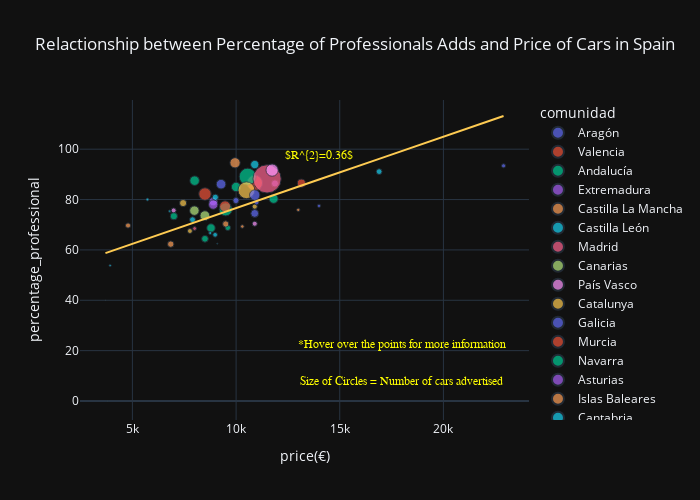

The code cell stored with this chart in its notebook:
### Code cell
import plotly.express as px
fig = px.scatter(df_map_pairs, 
                 title="Relactionship between Percentage of Professionals Adds and Price of Cars in Spain",
                 x="price(€)", 
                 y="percentage_professional", 
                 size="number_cars",
                 hover_name="region",
                hover_data=["price(€)", "km", "years_old", "horse_power", "adds_per_1000_people"],
                color="comunidad",
                template="plotly_dark", 
                width=700, height=500)
fig.add_trace(go.Scatter(x=[18000, 18000,14000], y=[20, 5, 95], 
                         mode="text", 
                         text=["*Hover over the points for more information",
                               "Size of Circles = Number of cars advertised",
                              "$R^{2}=0.36$"],
                        textposition="top center",
                        textfont=dict(family="arial", size=12,color="yellow")))
help_fig = px.scatter(df_map_pairs, x="price(€)", y="percentage_professional", trendline="ols")
x_trend = help_fig["data"][1]['x']
y_trend = help_fig["data"][1]['y']
fig.add_trace(go.Line(x=x_trend, y=y_trend))

fig.show()
# help_fig.show()

### Figure 1 — Plotly figure (JSON) as saved in the notebook; plotly's stock layout.template omitted (floating-point values rounded to 4 significant figures)
{"data": [{"customdata": [[22900, 36000, 3, 150, 1.1], [14000, 59804, 5, 130, 0.5], [9276, 102100.0, 7, 120, 0.9]], "hovertemplate": "<b>%{hovertext}</b><br><br>comunidad=Aragón<br>price(€)=%{customdata[0]}<br>percentage_professional=%{y}<br>number_cars=%{marker.size}<br>km=%{customdata[1]}<br>years_old=%{customdata[2]}<br>horse_power=%{customdata[3]}<br>adds_per_1000_people=%{customdata[4]}<extra></extra>", "hovertext": ["Teruel", "Huesca", "Zaragoza"], "legendgroup": "Aragón", "marker": {"color": "#636efa", "size": [166, 111, 904], "sizemode": "area", "sizeref": 19.53, "symbol": "circle"}, "mode": "markers", "name": "Aragón", "orientation": "v", "showlegend": true, "type": "scatter", "x": [22900, 14000, 9276], "xaxis": "x", "y": [93.4, 77.5, 86.1], "yaxis": "y"}, {"customdata": [[13150, 61000, 4, 125.5, 1.1], [10900, 90000, 5, 120, 0.9], [8500, 123000, 9, 125, 0.8]], "hovertemplate": "<b>%{hovertext}</b><br><br>comunidad=Valencia<br>price(€)=%{customdata[0]}<br>percentage_professional=%{y}<br>number_cars=%{marker.size}<br>km=%{customdata[1]}<br>years_old=%{customdata[2]}<br>horse_power=%{customdata[3]}<br>adds_per_1000_people=%{customdata[4]}<extra></extra>", "hovertext": ["Castellon", "Valencia", "Alicante"], "legendgroup": "Valencia", "marker": {"color": "#EF553B", "size": [646, 2387, 1517], "sizemode": "area", "sizeref": 19.53, "symbol": "circle"}, "mode": "markers", "name": "Valencia", "orientation": "v", "showlegend": true, "type": "scatter", "x": [13150, 10900, 8500], "xaxis": "x", "y": [86.5, 86.6, 82.2], "yaxis": "y"}, {"customdata": [[11809, 93061, 4, 120, 0.7], [10560, 100000, 5, 120, 1.5], [9500, 109990, 6, 122, 1], [10000, 110000, 6, 120, 1.1], [9600, 136000, 8, 120, 0.6], [8500, 149000, 9, 130, 0.7], [8790, 125000, 9, 120, 0.8], [7000.0, 145500, 10.5, 120, 0.8]], "hovertemplate": "<b>%{hovertext}</b><br><br>comunidad=Andalucía<br>price(€)=%{customdata[0]}<br>percentage_professional=%{y}<br>number_cars=%{marker.size}<br>km=%{customdata[1]}<br>years_old=%{customdata[2]}<br>horse_power=%{customdata[3]}<br>adds_per_1000_people=%{customdata[4]}<extra></extra>", "hovertext": ["Cadiz", "Sevilla", "Malaga", "Cordoba", "Huelva", "Almeria", "Granada", "Jaen"], "legendgroup": "Andalucía", "marker": {"color": "#00cc96", "size": [807, 2821, 1660, 868, 301, 449, 699, 522], "sizemode": "area", "sizeref": 19.53, "symbol": "circle"}, "mode": "markers", "name": "Andalucía", "orientation": "v", "showlegend": true, "type": "scatter", "x": [11809, 10560, 9500, 10000, 9600, 8500, 8790, 7000.0], "xaxis": "x", "y": [80.3, 89.1, 76.1, 85, 68.8, 64.4, 68.7, 73.4], "yaxis": "y"}, {"customdata": [[11875, 104400.0, 4, 130, 1.2], [8900, 135330, 6, 120, 1]], "hovertemplate": "<b>%{hovertext}</b><br><br>comunidad=Extremadura<br>price(€)=%{customdata[0]}<br>percentage_professional=%{y}<br>number_cars=%{marker.size}<br>km=%{customdata[1]}<br>years_old=%{customdata[2]}<br>horse_power=%{customdata[3]}<br>adds_per_1000_people=%{customdata[4]}<extra></extra>", "hovertext": ["Caceres", "Badajoz"], "legendgroup": "Extremadura", "marker": {"color": "#ab63fa", "size": [492, 693], "sizemode": "area", "sizeref": 19.53, "symbol": "circle"}, "mode": "markers", "name": "Extremadura", "orientation": "v", "showlegend": true, "type": "scatter", "x": [11875, 8900], "xaxis": "x", "y": [86.4, 79.2], "yaxis": "y"}, {"customdata": [[13000, 85500, 4, 130, 0.5], [10300, 76000, 5, 120, 0.5], [9500, 136000, 7, 120, 0.5], [9950, 110594, 8, 130, 2.6], [4790, 182000, 12, 125, 0.5]], "hovertemplate": "<b>%{hovertext}</b><br><br>comunidad=Castilla La Mancha<br>price(€)=%{customdata[0]}<br>percentage_professional=%{y}<br>number_cars=%{marker.size}<br>km=%{customdata[1]}<br>years_old=%{customdata[2]}<br>horse_power=%{customdata[3]}<br>adds_per_1000_people=%{customdata[4]}<extra></extra>", "hovertext": ["Cuenca", "Guadalajara", "Toledo", "Albacete", "Ciudad real"], "legendgroup": "Castilla La Mancha", "marker": {"color": "#FFA15A", "size": [116, 127, 377, 1041, 261], "sizemode": "area", "sizeref": 19.53, "symbol": "circle"}, "mode": "markers", "name": "Castilla La Mancha", "orientation": "v", "showlegend": true, "type": "scatter", "x": [13000, 10300, 9500, 9950, 4790], "xaxis": "x", "y": [75.9, 69.3, 70.3, 94.6, 69.7], "yaxis": "y"}, {"customdata": [[16900, 105300.0, 4.5, 150, 0.9], [10900, 110000, 6, 130, 1.9], [9095, 172500, 8, 120, 0.2], [8750.0, 151500, 9, 140, 0.5], [9000, 134000, 9, 130, 0.7], [8990, 150000, 11, 140, 0.4], [6800, 160000, 11, 140, 0.3], [3925, 151000, 12, 115, 0.3], [5725, 173500, 12, 120, 0.5]], "hovertemplate": "<b>%{hovertext}</b><br><br>comunidad=Castilla León<br>price(€)=%{customdata[0]}<br>percentage_professional=%{y}<br>number_cars=%{marker.size}<br>km=%{customdata[1]}<br>years_old=%{customdata[2]}<br>horse_power=%{customdata[3]}<br>adds_per_1000_people=%{customdata[4]}<extra></extra>", "hovertext": ["Burgos", "Salamanca", "Soria", "Zamora", "Valladolid", "Leon", "Segovia", "Avila", "Palencia"], "legendgroup": "Castilla León", "marker": {"color": "#19d3f3", "size": [326, 669, 16, 90, 371, 215, 57, 52, 80], "sizemode": "area", "sizeref": 19.53, "symbol": "circle"}, "mode": "markers", "name": "Castilla León", "orientation": "v", "showlegend": true, "type": "scatter", "x": [16900, 10900, 9095, 8750.0, 9000, 8990, 6800, 3925, 5725], "xaxis": "x", "y": [91.1, 93.9, 62.5, 66.7, 80.9, 66, 75.4, 53.8, 80], "yaxis": "y"}, {"customdata": [[11495, 107000, 5, 130, 1.2]], "hovertemplate": "<b>%{hovertext}</b><br><br>comunidad=Madrid<br>price(€)=%{customdata[0]}<br>percentage_professional=%{y}<br>number_cars=%{marker.size}<br>km=%{customdata[1]}<br>years_old=%{customdata[2]}<br>horse_power=%{customdata[3]}<br>adds_per_1000_people=%{customdata[4]}<extra></extra>", "hovertext": ["Madrid"], "legendgroup": "Madrid", "marker": {"color": "#FF6692", "size": [7813], "sizemode": "area", "sizeref": 19.53, "symbol": "circle"}, "mode": "markers", "name": "Madrid", "orientation": "v", "showlegend": true, "type": "scatter", "x": [11495], "xaxis": "x", "y": [88.2], "yaxis": "y"}, {"customdata": [[8495, 87820, 5, 115, 0.9], [7990, 84000, 5, 110, 0.8]], "hovertemplate": "<b>%{hovertext}</b><br><br>comunidad=Canarias<br>price(€)=%{customdata[0]}<br>percentage_professional=%{y}<br>number_cars=%{marker.size}<br>km=%{customdata[1]}<br>years_old=%{customdata[2]}<br>horse_power=%{customdata[3]}<br>adds_per_1000_people=%{customdata[4]}<extra></extra>", "hovertext": ["Santa cruz de tenerife", "Las palmas"], "legendgroup": "Canarias", "marker": {"color": "#B6E880", "size": [939, 881], "sizemode": "area", "sizeref": 19.53, "symbol": "circle"}, "mode": "markers", "name": "Canarias", "orientation": "v", "showlegend": true, "type": "scatter", "x": [8495, 7990], "xaxis": "x", "y": [73.6, 75.6], "yaxis": "y"}, {"customdata": [[11740.0, 99670.0, 5, 130, 1.3], [10900, 106000, 6, 125, 0.4], [6990, 140000, 11, 130, 0.8]], "hovertemplate": "<b>%{hovertext}</b><br><br>comunidad=País Vasco<br>price(€)=%{customdata[0]}<br>percentage_professional=%{y}<br>number_cars=%{marker.size}<br>km=%{customdata[1]}<br>years_old=%{customdata[2]}<br>horse_power=%{customdata[3]}<br>adds_per_1000_people=%{customdata[4]}<extra></extra>", "hovertext": ["Vizcaya", "Guipuzcoa", "Alava"], "legendgroup": "País Vasco", "marker": {"color": "#FF97FF", "size": [1490, 247, 243], "sizemode": "area", "sizeref": 19.53, "symbol": "circle"}, "mode": "markers", "name": "País Vasco", "orientation": "v", "showlegend": true, "type": "scatter", "x": [11740.0, 10900, 6990], "xaxis": "x", "y": [91.7, 70.4, 75.7], "yaxis": "y"}, {"customdata": [[10500, 85110.0, 6, 130, 0.5], [10900, 100000, 8, 130, 0.6], [7775, 123000, 10, 124, 0.3], [7445, 104000, 10, 125, 0.6]], "hovertemplate": "<b>%{hovertext}</b><br><br>comunidad=Catalunya<br>price(€)=%{customdata[0]}<br>percentage_professional=%{y}<br>number_cars=%{marker.size}<br>km=%{customdata[1]}<br>years_old=%{customdata[2]}<br>horse_power=%{customdata[3]}<br>adds_per_1000_people=%{customdata[4]}<extra></extra>", "hovertext": ["Barcelona", "Lleida", "Girona", "Tarragona"], "legendgroup": "Catalunya", "marker": {"color": "#FECB52", "size": [2770, 259, 240, 496], "sizemode": "area", "sizeref": 19.53, "symbol": "circle"}, "mode": "markers", "name": "Catalunya", "orientation": "v", "showlegend": true, "type": "scatter", "x": [10500, 10900, 7775, 7445], "xaxis": "x", "y": [83.7, 77.2, 67.5, 78.6], "yaxis": "y"}, {"customdata": [[10900, 128000, 7, 125, 0.9], [10900, 128000, 7, 135, 0.6], [10990, 127000, 7, 130, 0.6], [9994.0, 145800, 10, 130, 1]], "hovertemplate": "<b>%{hovertext}</b><br><br>comunidad=Galicia<br>price(€)=%{customdata[0]}<br>percentage_professional=%{y}<br>number_cars=%{marker.size}<br>km=%{customdata[1]}<br>years_old=%{customdata[2]}<br>horse_power=%{customdata[3]}<br>adds_per_1000_people=%{customdata[4]}<extra></extra>", "hovertext": ["A coruña", "Pontevedra", "Ourense", "Lugo"], "legendgroup": "Galicia", "marker": {"color": "#636efa", "size": [1063, 599, 203, 358], "sizemode": "area", "sizeref": 19.53, "symbol": "circle"}, "mode": "markers", "name": "Galicia", "orientation": "v", "showlegend": true, "type": "scatter", "x": [10900, 10900, 10990, 9994.0], "xaxis": "x", "y": [81.8, 74.5, 78.8, 79.6], "yaxis": "y"}, {"customdata": [[9470, 125000, 7, 120, 0.8]], "hovertemplate": "<b>%{hovertext}</b><br><br>comunidad=Murcia<br>price(€)=%{customdata[0]}<br>percentage_professional=%{y}<br>number_cars=%{marker.size}<br>km=%{customdata[1]}<br>years_old=%{customdata[2]}<br>horse_power=%{customdata[3]}<br>adds_per_1000_people=%{customdata[4]}<extra></extra>", "hovertext": ["Murcia"], "legendgroup": "Murcia", "marker": {"color": "#EF553B", "size": [1192], "sizemode": "area", "sizeref": 19.53, "symbol": "circle"}, "mode": "markers", "name": "Murcia", "orientation": "v", "showlegend": true, "type": "scatter", "x": [9470], "xaxis": "x", "y": [77.3], "yaxis": "y"}, {"customdata": [[8000, 122900, 9, 120, 1.4]], "hovertemplate": "<b>%{hovertext}</b><br><br>comunidad=Navarra<br>price(€)=%{customdata[0]}<br>percentage_professional=%{y}<br>number_cars=%{marker.size}<br>km=%{customdata[1]}<br>years_old=%{customdata[2]}<br>horse_power=%{customdata[3]}<br>adds_per_1000_people=%{customdata[4]}<extra></extra>", "hovertext": ["Navarra"], "legendgroup": "Navarra", "marker": {"color": "#00cc96", "size": [886], "sizemode": "area", "sizeref": 19.53, "symbol": "circle"}, "mode": "markers", "name": "Navarra", "orientation": "v", "showlegend": true, "type": "scatter", "x": [8000], "xaxis": "x", "y": [87.5], "yaxis": "y"}, {"customdata": [[8900, 145000, 10, 130, 0.8]], "hovertemplate": "<b>%{hovertext}</b><br><br>comunidad=Asturias<br>price(€)=%{customdata[0]}<br>percentage_professional=%{y}<br>number_cars=%{marker.size}<br>km=%{customdata[1]}<br>years_old=%{customdata[2]}<br>horse_power=%{customdata[3]}<br>adds_per_1000_people=%{customdata[4]}<extra></extra>", "hovertext": ["Asturias"], "legendgroup": "Asturias", "marker": {"color": "#ab63fa", "size": [858], "sizemode": "area", "sizeref": 19.53, "symbol": "circle"}, "mode": "markers", "name": "Asturias", "orientation": "v", "showlegend": true, "type": "scatter", "x": [8900], "xaxis": "x", "y": [78], "yaxis": "y"}, {"customdata": [[6850, 113500, 10, 110, 0.4]], "hovertemplate": "<b>%{hovertext}</b><br><br>comunidad=Islas Baleares<br>price(€)=%{customdata[0]}<br>percentage_professional=%{y}<br>number_cars=%{marker.size}<br>km=%{customdata[1]}<br>years_old=%{customdata[2]}<br>horse_power=%{customdata[3]}<br>adds_per_1000_people=%{customdata[4]}<extra></extra>", "hovertext": ["Illes balears"], "legendgroup": "Islas Baleares", "marker": {"color": "#FFA15A", "size": [406], "sizemode": "area", "sizeref": 19.53, "symbol": "circle"}, "mode": "markers", "name": "Islas Baleares", "orientation": "v", "showlegend": true, "type": "scatter", "x": [6850], "xaxis": "x", "y": [62.3], "yaxis": "y"}, {"customdata": [[7900, 153500, 10, 120, 0.6]], "hovertemplate": "<b>%{hovertext}</b><br><br>comunidad=Cantabria<br>price(€)=%{customdata[0]}<br>percentage_professional=%{y}<br>number_cars=%{marker.size}<br>km=%{customdata[1]}<br>years_old=%{customdata[2]}<br>horse_power=%{customdata[3]}<br>adds_per_1000_people=%{customdata[4]}<extra></extra>", "hovertext": ["Cantabria"], "legendgroup": "Cantabria", "marker": {"color": "#19d3f3", "size": [336], "sizemode": "area", "sizeref": 19.53, "symbol": "circle"}, "mode": "markers", "name": "Cantabria", "orientation": "v", "showlegend": true, "type": "scatter", "x": [7900], "xaxis": "x", "y": [72], "yaxis": "y"}, {"customdata": [[8000, 138000, 10.5, 136, 0.5]], "hovertemplate": "<b>%{hovertext}</b><br><br>comunidad=La Rioja<br>price(€)=%{customdata[0]}<br>percentage_professional=%{y}<br>number_cars=%{marker.size}<br>km=%{customdata[1]}<br>years_old=%{customdata[2]}<br>horse_power=%{customdata[3]}<br>adds_per_1000_people=%{customdata[4]}<extra></extra>", "hovertext": ["La rioja"], "legendgroup": "La Rioja", "marker": {"color": "#FF6692", "size": [146], "sizemode": "area", "sizeref": 19.53, "symbol": "circle"}, "mode": "markers", "name": "La Rioja", "orientation": "v", "showlegend": true, "type": "scatter", "x": [8000], "xaxis": "x", "y": [68.5], "yaxis": "y"}, {"customdata": [[3800, 150000, 11, 105, 0], [3700, 125000, 18, 163, 0.1]], "hovertemplate": "<b>%{hovertext}</b><br><br>comunidad=Ceuta y Melilla<br>price(€)=%{customdata[0]}<br>percentage_professional=%{y}<br>number_cars=%{marker.size}<br>km=%{customdata[1]}<br>years_old=%{customdata[2]}<br>horse_power=%{customdata[3]}<br>adds_per_1000_people=%{customdata[4]}<extra></extra>", "hovertext": ["Ceuta", "Melilla"], "legendgroup": "Ceuta y Melilla", "marker": {"color": "#B6E880", "size": [3, 5], "sizemode": "area", "sizeref": 19.53, "symbol": "circle"}, "mode": "markers", "name": "Ceuta y Melilla", "orientation": "v", "showlegend": true, "type": "scatter", "x": [3800, 3700], "xaxis": "x", "y": [0, 40], "yaxis": "y"}, {"mode": "text", "text": ["*Hover over the points for more information", "Size of Circles = Number of cars advertised", "$R^{2}=0.36$"], "textfont": {"color": "yellow", "family": "arial", "size": 12}, "textposition": "top center", "type": "scatter", "x": [18000, 18000, 14000], "y": [20, 5, 95]}, {"type": "scatter", "x": [3700, 3800, 3925, 4790, 5725, 6800, 6850, 6990, 7000.0, 7445, 7775, 7900, 7990, 8000, 8000, 8495, 8500, 8500, 8750.0, 8790, 8900, 8900, 8990, 9000, 9095, 9276, 9470, 9500, 9500, 9600, 9950, 9994.0, 10000, 10300, 10500, 10560, 10900, 10900, 10900, 10900, 10900, 10900, 10990, 11495, 11740.0, 11809, 11875, 13000, 13150, 14000, 16900, 22900], "y": [58.73, 59.01, 59.36, 61.82, 64.47, 67.52, 67.66, 68.06, 68.08, 69.35, 70.28, 70.64, 70.89, 70.92, 70.92, 72.33, 72.34, 72.34, 73.05, 73.16, 73.47, 73.47, 73.73, 73.76, 74.03, 74.54, 75.09, 75.18, 75.18, 75.46, 76.45, 76.58, 76.59, 77.45, 78.01, 78.18, 79.15, 79.15, 79.15, 79.15, 79.15, 79.15, 79.4, 80.83, 81.52, 81.72, 81.91, 85.1, 85.53, 87.94, 96.16, 113.2]}], "layout": {"height": 500, "legend": {"itemsizing": "constant", "title": {"text": "comunidad"}, "tracegroupgap": 0}, "title": {"text": "Relactionship between Percentage of Professionals Adds and Price of Cars in Spain"}, "width": 700, "xaxis": {"anchor": "y", "autorange": true, "domain": [0, 1], "range": [2470.0, 24130.0], "title": {"text": "price(€)"}, "type": "linear"}, "yaxis": {"anchor": "x", "autorange": true, "domain": [0, 1], "range": [-7.545, 119.5], "title": {"text": "percentage_professional"}, "type": "linear"}}}
